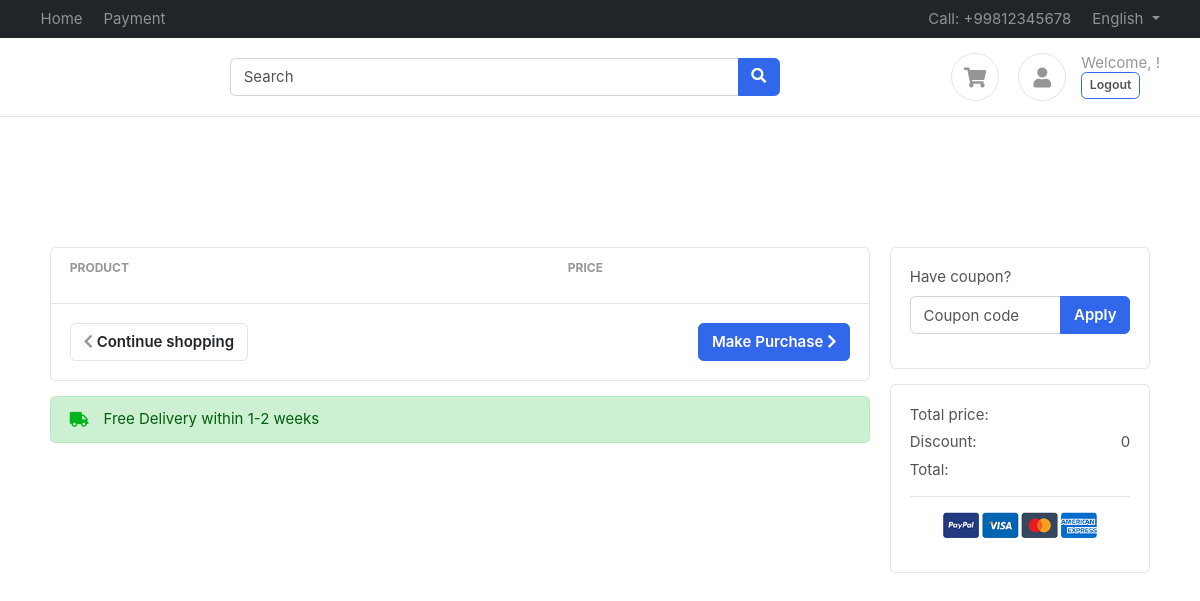
/accounts/cart/ (signed in), run on an earlier commit of the app's database.
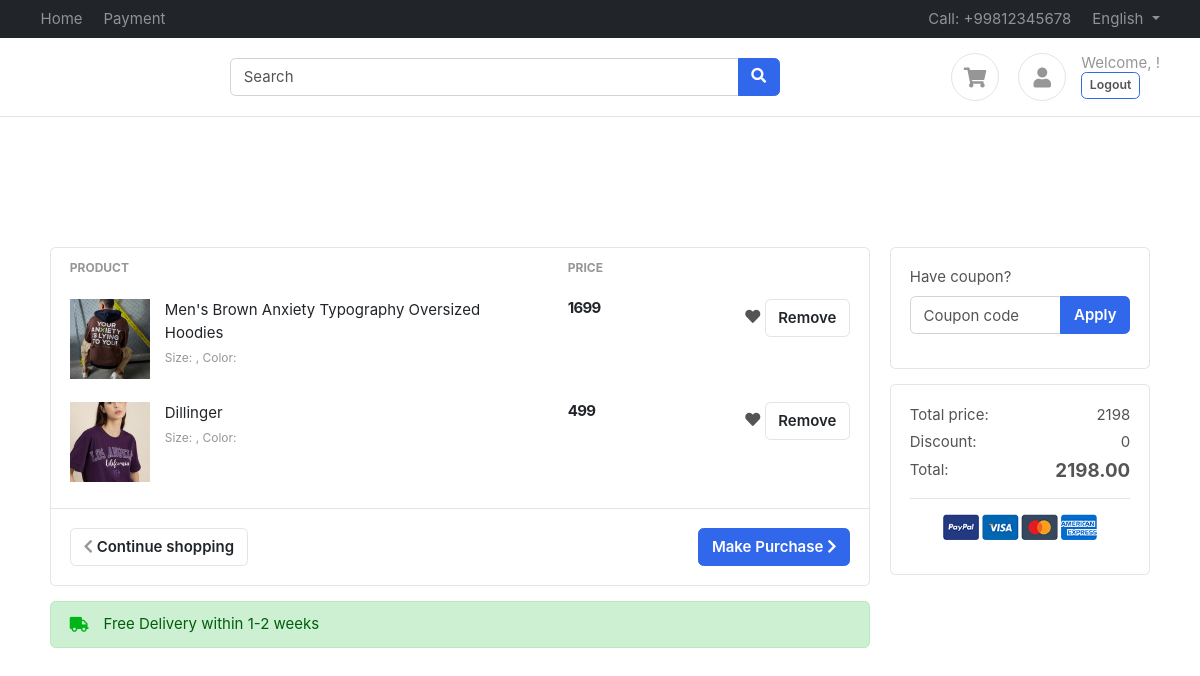
And on a later commit of the database.
### accounts/models.py (models this page shows, shortened)
class CartItems(BaseModel):
    cart = models.ForeignKey(Cart,on_delete=models.CASCADE,related_name="cart_items")
    product = models.ForeignKey(Product,on_delete=models.SET_NULL,null=True,blank=True)
    color_variant = models.ForeignKey(ColorVariant,on_delete=models.SET_NULL,null=True,blank=True)
    size_variant = models.ForeignKey(SizeVariant,on_delete=models.SET_NULL,null=True,blank=True)
    def get_product_price(self):
        price = [self.product.price]
        if self.color_variant:
                color_varient_price = self.color_variant.price
                price.append(color_varient_price)
        if self.size_variant:
            size_varient_price = self.size_variant.price
            price.append(size_varient_price)
        return sum(price)

class Cart(BaseModel):
    user = models.ForeignKey(User,on_delete=models.CASCADE, related_name='carts')
    coupon = models.ForeignKey(Coupon,on_delete=models.SET_NULL, null=True,blank=True)
    is_paid = models.BooleanField(default=False)
    def get_cart_total(self):
        cart_items = self.cart_items.all()
        price = []
        print(cart_items,'cart_items------')
        for cart_item in cart_items:
            price.append(cart_item.product.price)
            if cart_item.color_variant:
                color_varient_price = cart_item.color_variant.price
                price.append(color_varient_price)
            if cart_item.size_variant:
                size_varient_price = cart_item.size_variant.price
                price.append(size_varient_price)
        if self.coupon:
            if self.coupon.minimum_amount < sum(price):
                return sum(price) - self.coupon.discount_price
        return sum(price)

### products/models.py (models this page shows, shortened)
class Product(BaseModel):
    product_name = models.CharField(max_length=100)
    slug = models.SlugField(unique=True,null=True,blank=True)
    category = models.ForeignKey(Category,on_delete=models.CASCADE,related_name='products')
    price = models.IntegerField()
    product_description = models.TextField()
    color_variant = models.ManyToManyField(ColorVariant, blank=True)
    size_variant = models.ManyToManyField(SizeVariant, blank=True)

class ProductImage(BaseModel):
    Product = models.ForeignKey(Product,on_delete=models.CASCADE,related_name='product_image')
    image = models.ImageField(upload_to="product")

### accounts/views.py (the view, shortened to what this page needs)
# urls.py: path("cart/", cart, name="cart"),
@login_required
def cart(request):
    from .models import Cart,CartItems,FavoriteProduct
    try:
        cart_obj = Cart.objects.get(is_paid=False, user=request.user)
    except Cart.DoesNotExist:
        cart_obj = None
    cart_items = []
    payment = None
    if cart_obj:
        cart_items = cart_obj.cart_items.all()
        for cart_item in cart_items:
            cart_item.is_favorited = FavoriteProduct.objects.filter(user=request.user, product=cart_item.product).exists()
    context = {
        'cart': cart_obj,
        'cart_items': cart_items,
        'payment' : payment
    }
    print(context,'context----------')
    return render(request, 'accounts/cart.html', context=context)

### templates/accounts/cart.html (shortened to what this page needs)
{% extends "base/base.html" %}
{% block start %}
<section class="section-content padding-y">
    <div class="container">
        <div class="row">
            <main class="col-md-9">
                <div class="card">
                    <table class="table table-borderless table-shopping-cart">
                        <thead class="text-muted">
                            <tr class="small text-uppercase">
                                <th scope="col">Product</th>
                                <th scope="col" width="120">Price</th>
                                <th scope="col" class="text-right" width="200"></th>
                            </tr>
                        </thead>
                        <tbody>
                            {% for cart_item in cart_items %}
                            <tr>
                                <td>
                                    <figure class="itemside">
                                        <div class="aside"><img src="/media/{{ cart_item.product.product_image.first.image }}" class="img-sm"></div>
                                        <figcaption class="info">
                                            <a href="#" class="title text-dark">{{ cart_item.product.product_name }}</a>
                                            <p class="small text-muted">Size: {{ cart_item.size_variant.size_name }}, Color: {{ cart_item.color_variant.color_name }}</p>
                                        </figcaption>
                                    </figure>
                                </td>
                                <td>
                                    <div class="price-wrap">
                                        <var class="price">{{ cart_item.get_product_price }}</var>
                                    </div>
                                </td>
                                <td class="text-right">
                                    <i class="fa fa-heart {% if cart_item.is_favorited %}favorited{% endif %}" data-product-slug="{{ cart_item.product.slug }}" onclick="toggleFavorite(this)"></i>
                                    <a href="{% url 'remove_cart' cart_item_uid=cart_item.uid %}" class="btn btn-light btn-round"> Remove</a>
                                </td>
                            </tr>
                            {% endfor %}
                        </tbody>
                    </table>
                    <div class="card-body border-top">
                        <button id="rzp-button1" class="btn btn-primary float-md-right"> Make Purchase <i class="fa fa-chevron-right"></i> </button>
                        <a href="{% url 'get_products12' %}" class="btn btn-light"> <i class="fa fa-chevron-left"></i> Continue shopping </a>
                    </div>
                </div>
                <div class="alert alert-success mt-3">
                    <p class="icontext"><i class="icon text-success fa fa-truck"></i> Free Delivery within 1-2 weeks</p>
                </div>
            </main>
            <aside class="col-md-3">
                <div class="card mb-3">
                    <div class="card-body">
                        <form method="POST">
                            <div class="form-group">
                                <label>Have coupon?</label>
                                <div class="input-group">
                                    <input type="text" name="coupon" class="form-control" placeholder="Coupon code">
                                    <span class="input-group-append">
                                        <button type="submit" class="btn btn-primary">Apply</button>
                                    </span>
                                </div>
                            </div>
                        </form>
                    </div>
                </div>
                <div class="card">
                    <div class="card-body">
                        <dl class="dlist-align">
                            <dt>Total price:</dt>
                            <dd class="text-right">{{ cart.get_cart_total }}</dd>
                        </dl>
                        <dl class="dlist-align">
                            <dt>Discount:</dt>
                            <dd class="text-right">
                                {% if cart.coupon %}
                                    {{ cart.coupon.discount_price }}
                                {% else %}
                                    0
                                {% endif %}
                            </dd>
                        </dl>
                        <dl class="dlist-align">
                            <dt>Total:</dt>
                            <dd class="text-right h5"><strong>{{ cart.get_cart_total|floatformat:2 }}</strong></dd>
                        </dl>
                        <hr>
                        <p class="text-center mb-3">
                            <img src="images/misc/payments.png" height="26">
                        </p>
                    </div>
                </div>
            </aside>
        </div>
    </div>
</section>
{% endblock %}

### templates/base/base.html (shortened to what this page needs)
<!DOCTYPE HTML>
<html lang="en">
<head>
<link href="/media/css/bootstrap.css" rel="stylesheet" type="text/css"/>
<link href="/media/fonts/fontawesome/css/all.min.css" type="text/css" rel="stylesheet">
<link href="/media/css/ui.css" rel="stylesheet" type="text/css"/>
<link href="/media/css/responsive.css" rel="stylesheet" />
</head>
<body>
<header class="section-header">
	<nav class="navbar navbar-dark navbar-expand p-0 bg-dark">
		<div class="container">
			<ul class="navbar-nav d-none d-md-flex mr-auto">
				<li class="nav-item"><a class="nav-link" href="{% url 'get_products12' %}">Home</a></li>
				<li class="nav-item"><a class="nav-link" href="{% url 'cart' %}">Payment</a></li>
			</ul>
			<ul class="navbar-nav">
				<li class="nav-item"><a href="#" class="nav-link"> Call: +99812345678 </a></li>
				<li class="nav-item dropdown">
					 <a href="#" class="nav-link dropdown-toggle" data-toggle="dropdown"> English </a>
				</li>
			</ul>
		</div>
	</nav>
	<section class="header-main border-bottom">
		<div class="container">
			<div class="row align-items-center">
				<div class="col-lg-6 col-sm-12">
					<form action="{% url 'search' %}" method="get" class="search">
						<div class="input-group w-100">
							<input type="text" name="q" class="form-control" placeholder="Search">
							<div class="input-group-append">
								<button class="btn btn-primary" type="submit">
									<i class="fa fa-search"></i>
								</button>
							</div>
						</div>
					</form>
				</div>
				<div class="col-lg-4 col-sm-6 col-8">
					<div class="widgets-wrap float-md-right">
						<div class="widget-header mr-3">
							<a href="{% url 'cart' %}" class="icon icon-sm rounded-circle border">
								<i class="fa fa-shopping-cart"></i>
							</a>
						</div>
						<div class="widget-header icontext">
							{% if request.user.is_authenticated %}
								<a href="{% url 'profile' %}" class="icon icon-sm rounded-circle border" data-toggle="tooltip" data-placement="bottom" title="User Profile">
									<i class="fa fa-user icon-user"></i>
								</a>
								<div class="text">
									<span class="text-muted">Welcome, {{ request.user.first_name }}!</span>
									<div class="d-flex align-items-center">
										<a href="{% url 'logout' %}" class="btn btn-outline-primary btn-sm mr-2">Logout</a>
									</div>
								</div>
							{% endif %}
						</div>
					</div>
				</div>
			</div>
		</div>
	</section>
</header>
<main>
	<div class="container mt-5 pt-5">
		{% block start %}
		{% endblock %}
	</div>
</main>
</body>
</html>

### public/static/css/ui.css (style rules this page uses)
html { font-family: 'Inter', sans-serif; font-size: 15px; }
.price-wrap { letter-spacing: -0.7px; }
.icon-xs, .icon-sm, .icon-md, .icon-lg { display: inline-block; text-align: center; flex-shrink: 0; flex-grow: 0; }
.icon-sm { width: 48px; height: 48px; line-height: 48px; font-size: 20px; }
.img-xs, .img-sm, .img-md, .img-lg { object-fit: cover; flex-shrink: 0; flex-grow: 0; }
.img-sm { width: 80px; height: 80px; }
.padding-y { padding-top: 40px; padding-bottom: 40px; }
var { font-style: normal; }
figure { margin-bottom: 0; }
article:after, .form-group:after { display: block; clear: both; content: ""; }
.card .title { color: #212529; }
p:last-child { margin-bottom: 0; }
.header-main { position: relative; padding-top: 1rem; padding-bottom: 1rem; }
.widget-header { display: inline-block; vertical-align: middle; position: relative; }
.widget-header a { color: #545454; }
.widget-header i { color: #969696; }
.btn-light { background-color: #fff; border-color: #e4e4e4; }
.btn-light i { color: #969696; }
.itemside { position: relative; display: flex; width: 100%; }
.itemside .aside { position: relative; flex-shrink: 0; }
.itemside .info { padding-left: 15px; padding-right: 7px; }
.itemside p { margin-bottom: 0; }
.itemside .title { display: block; margin-bottom: 5px; color: #212529; }
[class*="dlist-"] { margin-bottom: 5px; }
[class*="dlist-"] dd { margin-bottom: 0; }
.dlist-align { display: flex; }
.dlist-align dt { width: 120px; word-wrap: break-word; font-weight: normal; }
.dlist-align dd { flex-grow: 1; }
.icontext { display: inline-flex; align-items: center; vertical-align: middle; }
.icontext .text { width: 100%; line-height: 1.2; color: #212529; }
.icontext .icon { position: relative; margin-right: 15px; flex-shrink: 0; flex-grow: 0; }
.price { font-weight: 600; color: #212529; }
.table-shopping-cart.table td, .table-shopping-cart.table th { padding-left: 1.25rem; padding-right: 1.25rem; }
.table-shopping-cart .price-wrap { line-height: 1.2; }
.table-shopping-cart .price { font-weight: bold; margin-right: 5px; display: block; }

### templates/base/base.html (style rules this page uses)
.icon-user { color: #2e29c5; transition: color 0.2s; }

What changed in the data, as far as the page shows it:
added CartItems: product.product_image.first.image (picture), product.product_name "Men's Brown Anxiety Typography Oversized Hoodies", get_product_price "1699"
added CartItems: product.product_image.first.image (picture), product.product_name "Dillinger", get_product_price "499"
added Cart: get_cart_total "2198", get_cart_total "2198.00"
